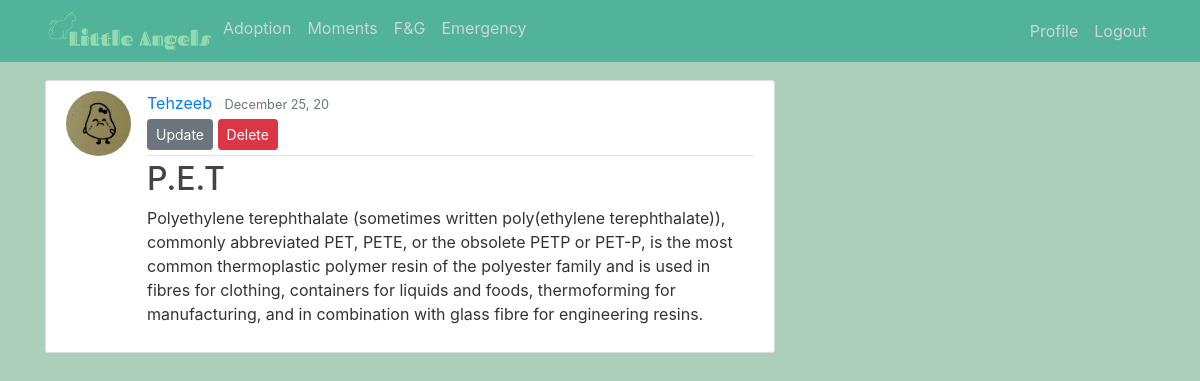
/moments/post/9/ (signed in), run on the app's committed database.
### feed/models.py (models this page shows, shortened)
class Post(models.Model):
    title = models.CharField(max_length=30)
    content = models.TextField();
    date = models.DateField(auto_now_add=True)
    author = models.ForeignKey(User, on_delete=models.CASCADE); #if user is deleted, all post gets deleted
    approved = models.BooleanField(default=False)

### users/models.py (models this page shows, shortened)
class Profile(models.Model):
    user = models.OneToOneField(User, on_delete=models.CASCADE)
    image = models.ImageField(default='default.png',  upload_to= 'profile_pics')

### feed/views.py (the view)
# urls.py: path('post/<int:pk>/', PostDetailView.as_view(), name='post_detail'),
class PostDetailView(LoginRequiredMixin, DetailView):
    model = Post

### feed/templates/feed/post_detail.html
{% extends 'home/base.html' %}
{% block content %}
    <article class="media content-section">
        <img class="rounded-circle article-img" src="{{object.author.profile.image.url}}" alt="DP"">
        <div class="media-body">
        <div class="article-metadata">
            <a class="mr-2" href="{% url 'user_posts' object.author.username %}">{{ object.author }}</a>
            <small class="text-muted">{{ object.date| date:"F d, y"}}</small>
            {% if object.author == user %}
                <div>
                    <a class="btn btn-secondary btn-sm mt-1 mb-1" href="{% url 'post_update' object.id %}">Update</a>
                    <a class="btn btn-danger btn-sm mt-1 mb-1" href="{% url 'post_delete' object.id %}">Delete</a>
                </div>
            {%endif %}
        </div>
        <h2 class="article-title">{{ object.title }}</h2>
        <p class="article-content">{{ object.content }}</p>
        </div>
    </article>
    {% endblock content %}

### home/static/home/main.css (style rules this page uses)
body { background: #accfbc; color: #333333; margin-top: 5rem; }
h1, h2, h3, h4, h5, h6 { color: #444444; }
.content-section { background: #ffffff; padding: 10px 20px; border: 1px solid #dddddd; border-radius: 3px; margin-bottom: 20px; }
.article-title { color: #444444; }
.article-content { white-space: pre-line; }
.article-img { height: 65px; width: 65px; margin-right: 16px; }
.article-metadata { padding-bottom: 1px; margin-bottom: 4px; border-bottom: 1px solid #e3e3e3 }

### data on the page
Post: author.profile.image (picture), author "Tehzeeb", date "December 25, 20", title "P.E.T", content "Polyethylene terephthalate (sometimes written poly(ethylene terephthalate)), commonly abbreviated PET, PETE, or the obsolete PETP or PET-P, is the most common thermoplastic polymer resin of the polyester family and is used in fibres for clothing, containers for liquids and foods, thermoforming for manufacturing, and in combination with glass fibre for engineering resins."
